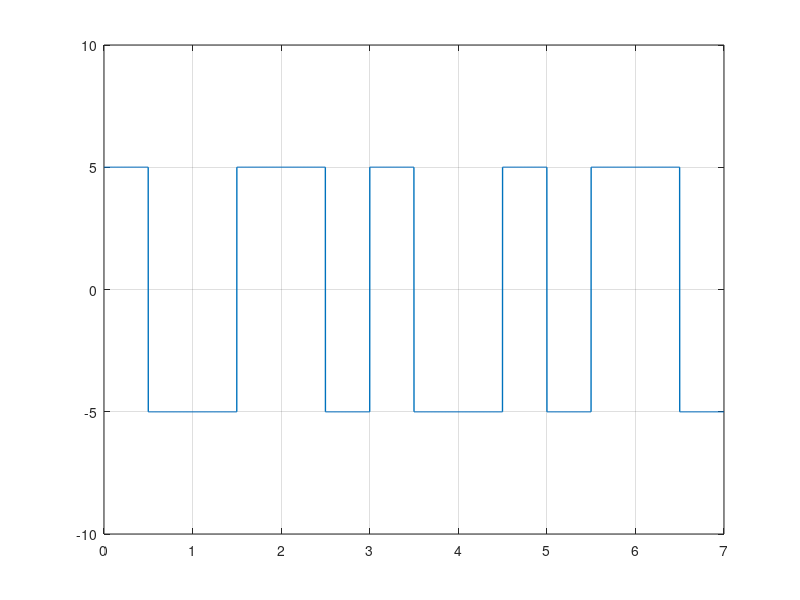

Source code (MATLAB):
clear all;
close all;

bits = [1 0 1 1 0 0 1];

#modulation
bitrate  = 1;
voltage  = 5;
samplingRate = 1000;
samplingTime = 1/samplingRate;
endTime = length(bits)/bitrate;
time = 0:samplingTime:endTime;
index = 1;
for i=1:length(time)
  if(bits(index)==1)
    modulation(i) = voltage;
  else
    modulation(i) = -voltage;
  endif
  if(bitrate*time(i)>=index-1/2)
    modulation(i) = -(modulation(i));
    endif
  if(bitrate*time(i)>=index)
  index=index+1;
  endif
endfor
plot(time, modulation, "LineWidth", 1);
axis([0 endTime -voltage-5 voltage+5]);
grid on;


%demodulation
index = 1;
for i=1:length(modulation)
  if(modulation(i) == voltage && bitrate*time(i)<index-1/2)
    demodulation(index) = 1;
    endif
  if(modulation(i) == -voltage && bitrate*time(i)<index-1/2)
    demodulation(index) = 0;

endif
  if(bitrate*time(i)>=index)
  index+=1;
endif
endfor
disp(demodulation);

